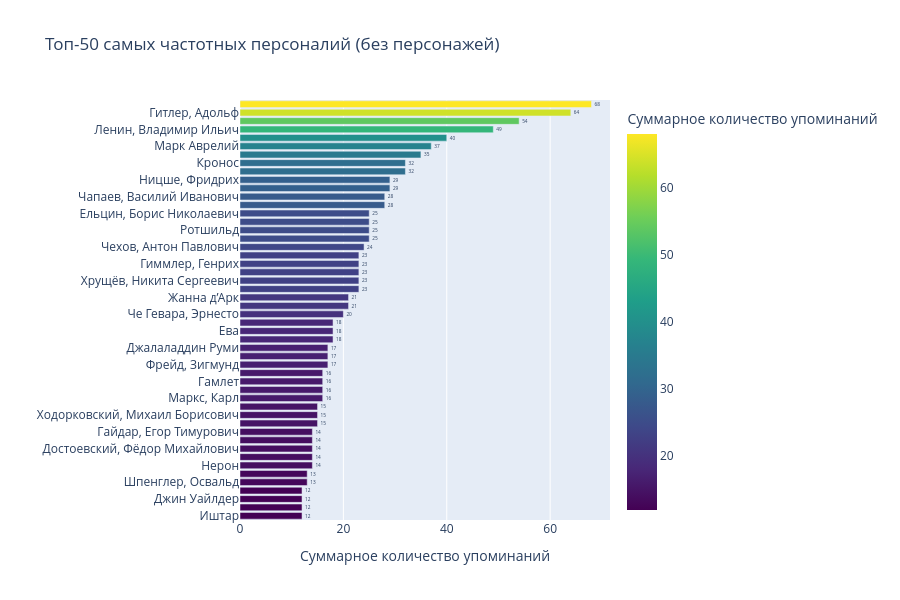

Notebook code for this chart:
### Code cell
import plotly.express as px

filtered_df = df[~df["is_character"]]

agg_df = filtered_df.groupby('entity').agg(
    total_count=('count', 'sum'),
    activities=('activities', 'first'),
    birth_year=('birth_year', 'first'),
    death_year=('death_year', 'first')
).reset_index()

TOP_N = 50

top = agg_df.nlargest(TOP_N, 'total_count').copy()
top = top.sort_values('total_count', ascending=True)

fig = px.bar(
    top,
    x='total_count',
    y='entity',
    orientation='h',
    text='total_count',
    title=f'Топ-{TOP_N} самых частотных персоналий (без персонажей)',
    labels={
        'total_count': 'Суммарное количество упоминаний',
        'entity': ''
    },
    color='total_count',
    color_continuous_scale='Viridis'
)

fig.update_traces(textposition='outside')
fig.update_layout(height=600, width=900)

fig.show()

### Figure 1 — Plotly figure (JSON) as saved in the notebook; plotly's stock layout.template omitted (floating-point values rounded to 4 significant figures)
{"data": [{"hovertemplate": "Суммарное количество упоминаний=%{marker.color}<br>=%{y}<extra></extra>", "legendgroup": "", "marker": {"color": [12, 12, 12, 12, 13, 13, 14, 14, 14, 14, 14, 15, 15, 15, 16, 16, 16, 16, 17, 17, 17, 18, 18, 18, 20, 21, 21, 23, 23, 23, 23, 23, 24, 25, 25, 25, 25, 28, 28, 29, 29, 32, 32, 35, 37, 40, 49, 54, 64, 68], "coloraxis": "coloraxis", "pattern": {"shape": ""}}, "name": "", "orientation": "h", "showlegend": false, "text": [12.0, 12.0, 12.0, 12.0, 13.0, 13.0, 14.0, 14.0, 14.0, 14.0, 14.0, 15.0, 15.0, 15.0, 16.0, 16.0, 16.0, 16.0, 17.0, 17.0, 17.0, 18.0, 18.0, 18.0, 20.0, 21.0, 21.0, 23.0, 23.0, 23.0, 23.0, 23.0, 24.0, 25.0, 25.0, 25.0, 25.0, 28.0, 28.0, 29.0, 29.0, 32.0, 32.0, 35.0, 37.0, 40.0, 49.0, 54.0, 64.0, 68.0], "textposition": "outside", "type": "bar", "x": [12, 12, 12, 12, 13, 13, 14, 14, 14, 14, 14, 15, 15, 15, 16, 16, 16, 16, 17, 17, 17, 18, 18, 18, 20, 21, 21, 23, 23, 23, 23, 23, 24, 25, 25, 25, 25, 28, 28, 29, 29, 32, 32, 35, 37, 40, 49, 54, 64, 68], "xaxis": "x", "y": ["Иштар", "Берия, Лаврентий Павлович", "Джин Уайлдер", "Гёте, Иоганн Вольфганг фон", "Шпенглер, Освальд", "Брежнев, Леонид Ильич", "Нерон", "Лермонтов, Михаил Юрьевич", "Достоевский, Фёдор Михайлович", "Гойя, Франсиско", "Гайдар, Егор Тимурович", "Бетховен, Людвиг ван", "Ходорковский, Михаил Борисович", "Хайдеггер, Мартин", "Маркс, Карл", "Иисус Христос", "Гамлет", "Пётр I", "Фрейд, Зигмунд", "Трехо, Дэнни", "Джалаладдин Руми", "Маркиз де Сад", "Ева", "Баал", "Че Гевара, Эрнесто", "Эхнатон", "Жанна д’Арк", "Шекспир, Уильям", "Хрущёв, Никита Сергеевич", "Кали", "Гиммлер, Генрих", "Аристотель", "Чехов, Антон Павлович", "Сартр, Жан-Поль", "Ротшильд", "Наполеон I", "Ельцин, Борис Николаевич", "Гай Юлий Цезарь", "Чапаев, Василий Иванович", "Путин, Владимир Владимирович", "Ницше, Фридрих", "Платон", "Кронос", "Набоков, Владимир Владимирович", "Марк Аврелий", "Сталин, Иосиф Виссарионович", "Ленин, Владимир Ильич", "Пушкин, Александр Сергеевич", "Гитлер, Адольф", "Толстой, Лев Николаевич"], "yaxis": "y"}], "layout": {"barmode": "relative", "coloraxis": {"autocolorscale": false, "colorbar": {"title": {"text": "Суммарное количество упоминаний"}}, "colorscale": [[0, "#440154"], [0.1111, "#482878"], [0.2222, "#3e4989"], [0.3333, "#31688e"], [0.4444, "#26828e"], [0.5556, "#1f9e89"], [0.6667, "#35b779"], [0.7778, "#6ece58"], [0.8889, "#b5de2b"], [1, "#fde725"]]}, "height": 600, "legend": {"tracegroupgap": 0}, "title": {"text": "Топ-50 самых частотных персоналий (без персонажей)"}, "width": 900, "xaxis": {"anchor": "y", "domain": [0, 1], "title": {"text": "Суммарное количество упоминаний"}}, "yaxis": {"anchor": "x", "domain": [0, 1], "title": {"text": ""}}}}
